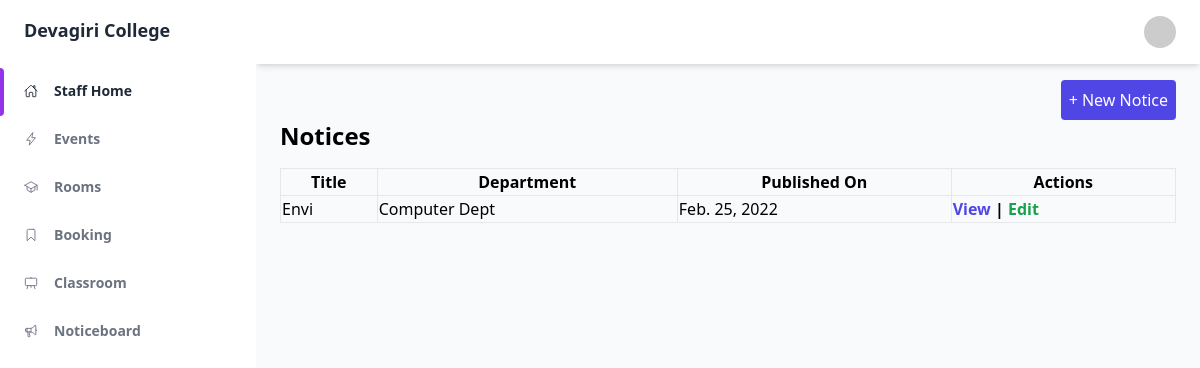
Page /administrator/noticeboard/ (signed in) on the committed database.
### administrator/models.py (models this page shows, shortened)
class Noticeboard(models.Model):
    id = models.AutoField(primary_key=True)
    title = models.CharField(max_length=100, unique=True)
    body = models.TextField()
    department = models.ForeignKey(to=Department,on_delete=models.CASCADE, blank=True, null=True)
    created_on = models.DateField(auto_now_add=True)
    updated_on = models.DateField(auto_now=True)

class Department(models.Model):
    id = models.AutoField(primary_key=True)
    name = models.CharField(max_length=100, unique=True)
    phone = models.CharField(max_length=15, blank=True, null=True)
    email = models.EmailField()
    description = models.CharField(max_length = 250, blank=True, null=True)

### administrator/views.py (the view)
# urls.py: path("noticeboard/", NoticeboardListView.as_view(), name="noticeboard_list"),
class NoticeboardListView(LoginRequiredMixin, UserPassesTestMixin, ListView):
    model = Noticeboard
    template_name = "administrator/noticeboard/list.html"
    queryset = Noticeboard.objects.all().select_related('department')
    def test_func(self):
        return self.request.user.admin or self.request.user.staff

### administrator/templates/administrator/noticeboard/list.html (shortened to what this page needs)
{% extends 'master.html' %}
{% block content %}
<div class="flex">
    <a href="{% url 'noticeboard_create' %}" class="ml-auto bg-indigo-600 p-2 rounded text-white">
        + New Notice
    </a>
</div>
<h1 class="font-bold text-2xl">Notices</h1>
<div class="py-4">
    {% if object_list %}
        <table class="border w-full">
            <tr>
                <th class="border">Title</th>
                <th class="border">Department</th>
                <th class="border">Published On</th>
                <th class="border">Actions</th>
            </tr>
            {% for i in object_list %}
            <tr>
                <td class="border">{{ i.title }}</td>
                <td class="border">{{ i.department.name }}</td>
                <td class="border">{{ i.created_on }}</td>
                <td class="border font-bold">
                    <a href="{% url 'noticeboard_detail' id=i.id %}" class="text-indigo-600">View</a> |
                    <a href="{% url 'noticeboard_edit' id=i.id %}" class="text-green-600">Edit</a>
                </td>
            </tr>
            {% endfor %}
        </table>
    {% else %}
    <div class="px-2 py-4 bg-gray-100 rounded shadow text-center">
        <h1 class="text-gray-600">No Notices</h1>
    </div>
    {% endif %}
</div>
{% endblock content %}

### rows in the picture
Noticeboard: title "Envi", department.name "Computer Dept", created_on "Feb. 25, 2022"
